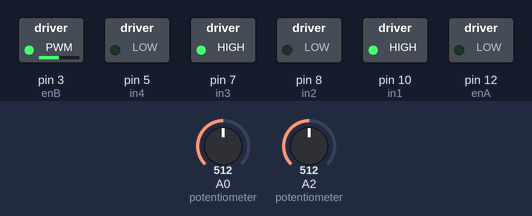
The sketch below on a simulated Arduino Uno, built with avr-gcc and run on an emulated ATmega328P. Parts: switched loads named in the sketch (green lamp = pin HIGH). Inputs (shaded band) come from the test bench; at power-on: A0 (potentiometer) = 512, A2 (potentiometer) = 512. What the sketch prints to the serial monitor is not drawn.

Above: at 1.2 s.
1.3 s: A0 (potentiometer) set to 716
At 2.1 s:
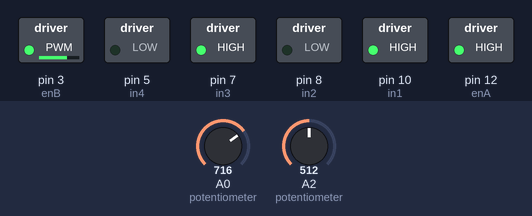
2.8 s: A0 (potentiometer) set to 900
At 3.5 s:
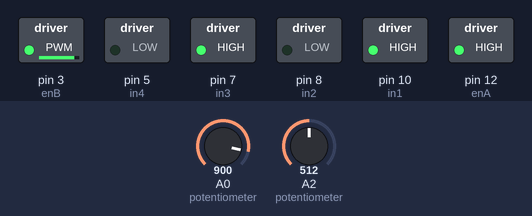
4.3 s: A0 (potentiometer) set to 122
At 4.9 s:
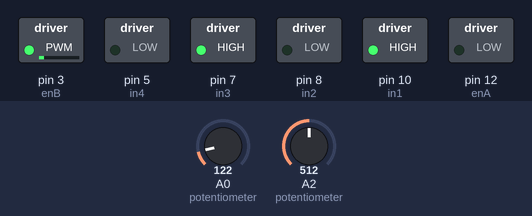
5.8 s: A0 (potentiometer) set to 0
At 6.6 s:
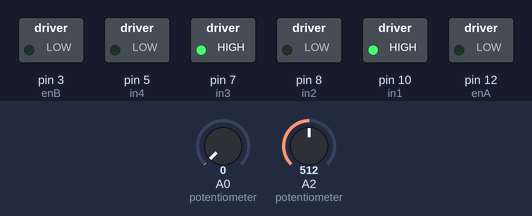
7.3 s: A2 (potentiometer) set to 485
10.3 s: A2 (potentiometer) set to 468
Timing chart, 0 to 12.8 s (numbered marks = the images above; inputs shaded):
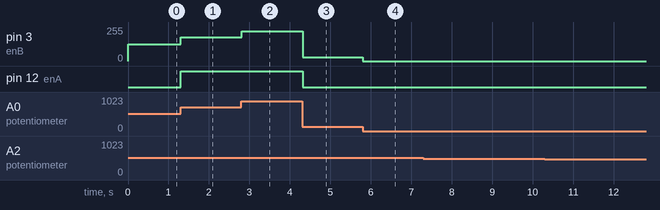

Measured:
- after the input at 1.3 s, pin 3 (enB): 127/255 → 178/255 at once; pin 12 (enA): LOW → HIGH at once
- after the input at 2.8 s, pin 3 (enB): 178/255 → 224/255 at once
- after the input at 4.3 s, pin 3 (enB): 224/255 → 30/255 at once; pin 12 (enA): HIGH → LOW at once
- after the input at 5.8 s, pin 3 (enB): 30/255 → 0/255 at once
- after the input at 7.3 s, every drawn part: stays the same
- after the input at 10.3 s, every drawn part: stays the same

The sketch:

motor_control.ino
```cpp
// Motor A connections
int enA = 12;
int in1 = 10;
int in2 = 8;
// Motor B connections
int enB = 3;
int in3 = 7;
int in4 = 5;

void setup() {
  // Set all the motor control pins to outputs
  Serial.begin(9600);
  pinMode(enA, OUTPUT);
  pinMode(enB, OUTPUT);
  pinMode(in1, OUTPUT);
  pinMode(in2, OUTPUT);
  pinMode(in3, OUTPUT);
  pinMode(in4, OUTPUT);

  // Turn off motors - Initial state
  digitalWrite(in1, HIGH);
  digitalWrite(in2, LOW);
  digitalWrite(in3, HIGH);
  digitalWrite(in4, LOW);
}

void loop() {
  int motorPWMControl = analogRead(A0); // Read potentiometer value
  int steeringControl = analogRead(A2); // Read potentiometer value
  int pwmOutput1 = map(motorPWMControl, 0, 1023, 0 , 255); // Map the potentiometer value from 0 to 255
  int steeringAngle = map(steeringControl, 0, 1023, -128, 127); // Map the potentiometer value from 0 to 255
  analogWrite(enA, pwmOutput1); // Send PWM signal to L298N Enable pin
  analogWrite(enB, pwmOutput1); // Send PWM signal to L298N Enable pin

//  Serial.print("pwmOutput1 = ");
//  Serial.println(pwmOutput1);
  Serial.print("Stearing Reading = ");
  Serial.println(steeringAngle);
  delay(10);
//
//  digitalWrite(in1, HIGH);
//  digitalWrite(in2, LOW);
//  digitalWrite(in3, HIGH);
//  digitalWrite(in4, LOW);
}
```
